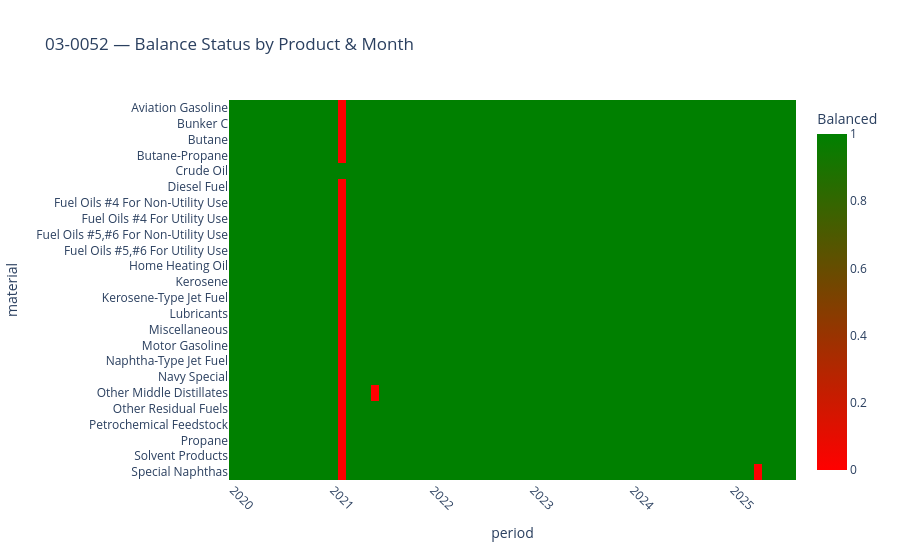

The notebook cell this image was saved under:
### Markdown cell above
## 1  Data Quality

### Code cell
# ── 1a  Balance check heat-map ──────────────────────────────────────────────
pivot_bal = raw.pivot_table(index='material', columns='period',
                            values='balanced', aggfunc='min')
pivot_bal = pivot_bal.astype(float)   # True→1, False→0, NaN→NaN
pivot_bal.columns = pivot_bal.columns.astype(str)   # Period → str so Plotly can serialize

fig = px.imshow(
    pivot_bal,
    color_continuous_scale=['red', 'green'],
    aspect='auto',
    title=f'{REFINERY_NAME} — Balance Status by Product & Month',
    labels=dict(color='Balanced'),
    zmin=0, zmax=1,
)
fig.update_xaxes(tickangle=45)
fig.show()

# ── 1d  Balance summary table ───────────────────────────────────────────────
active = raw[raw[numeric_cols].sum(axis=1) > 0].copy()
n_unbal = (~active['balanced']).sum()
pct_unbal = n_unbal / len(active) * 100 if len(active) else 0

print(f'Total rows        : {len(raw):,}')
print(f'Active rows       : {len(active):,}')
print(f'Unbalanced active : {n_unbal} ({pct_unbal:.1f}%)')

if n_unbal:
    print('\nUnbalanced records:')
    display(
        active[~active['balanced']][['date','material','balance_diff'] + numeric_cols]
        .sort_values('balance_diff', key=abs, ascending=False)
    )

### Figure 1 — Plotly figure (JSON) as saved in the notebook; plotly's stock layout.template omitted (floating-point values rounded to 4 significant figures; data arrays with more than 128 entries replaced by an {"elided": "..."} marker saying what was removed)
{"data": [{"coloraxis": "coloraxis", "hovertemplate": "period: %{x}<br>material: %{y}<br>Balanced: %{z}<extra></extra>", "name": "0", "type": "heatmap", "x": ["2020-01", "2020-02", "2020-03", "2020-04", "2020-05", "2020-06", "2020-07", "2020-08", "2020-09", "2020-10", "2020-11", "2020-12", "2021-01", "2021-02", "2021-03", "2021-04", "2021-05", "2021-06", "2021-07", "2021-08", "2021-09", "2021-10", "2021-11", "2021-12", "2022-01", "2022-02", "2022-03", "2022-04", "2022-05", "2022-06", "2022-07", "2022-08", "2022-09", "2022-10", "2022-11", "2022-12", "2023-01", "2023-02", "2023-03", "2023-04", "2023-05", "2023-06", "2023-07", "2023-08", "2023-09", "2023-10", "2023-11", "2023-12", "2024-01", "2024-02", "2024-03", "2024-04", "2024-05", "2024-06", "2024-07", "2024-08", "2024-09", "2024-10", "2024-11", "2024-12", "2025-01", "2025-02", "2025-03", "2025-04", "2025-05", "2025-06", "2025-07", "2025-08"], "xaxis": "x", "y": ["Aviation Gasoline", "Bunker C", "Butane", "Butane-Propane", "Crude Oil", "Diesel Fuel", "Fuel Oils #4 For Non-Utility Use", "Fuel Oils #4 For Utility Use", "Fuel Oils #5,#6 For Non-Utility Use", "Fuel Oils #5,#6 For Utility Use", "Home Heating Oil", "Kerosene", "Kerosene-Type Jet Fuel", "Lubricants", "Miscellaneous", "Motor Gasoline", "Naphtha-Type Jet Fuel", "Navy Special", "Other Middle Distillates", "Other Residual Fuels", "Petrochemical Feedstock", "Propane", "Solvent Products", "Special Naphthas"], "yaxis": "y", "z": {"elided": "24x68 float values"}}], "layout": {"coloraxis": {"cmax": 1, "cmin": 0, "colorbar": {"title": {"text": "Balanced"}}, "colorscale": [[0, "red"], [1, "green"]]}, "title": {"text": "03-0052 — Balance Status by Product & Month"}, "xaxis": {"anchor": "y", "domain": [0, 1], "tickangle": 45, "title": {"text": "period"}}, "yaxis": {"anchor": "x", "autorange": "reversed", "domain": [0, 1], "title": {"text": "material"}}}}
